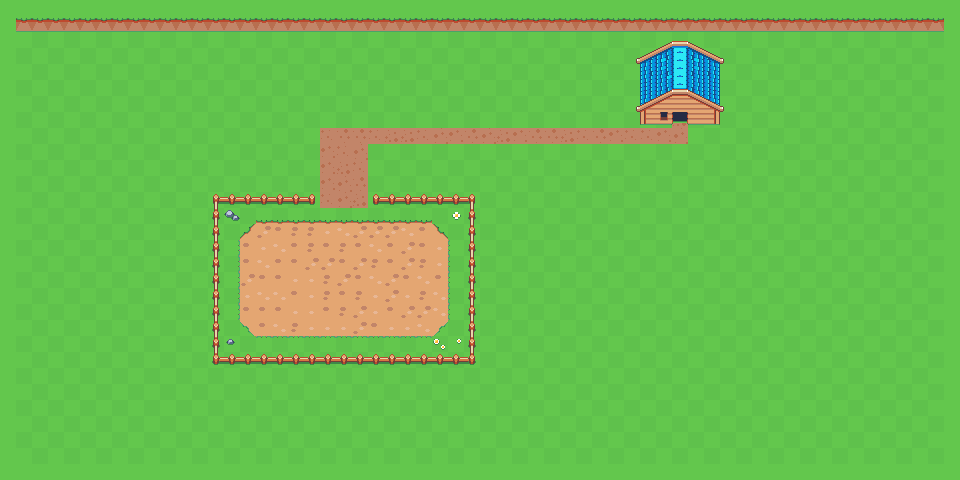

This game map was drawn from its Tiled (.tmx) file and the tilesets committed beside it. A one-line description and the trimmed map source follow:
An orthogonal 60x30 tile map with 16x16 px tiles, 2 tile layers (Base, Features) and 71 objects.

<map version="1.5" tiledversion="1.7.2" orientation="orthogonal" renderorder="right-down" width="60" height="30" tilewidth="16" tileheight="16" infinite="0" nextlayerid="4" nextobjectid="19">
 <editorsettings>
  <export target="Assets/AutumnJam/AutumnJam.json" format="json" />
 </editorsettings>
 <properties>
  <property name="scale" type="float" value="4" />
 </properties>
 <tileset firstgid="1" name="SunnysideWorld_Tileset_V0.1" tilewidth="16" tileheight="16" tilecount="4096" columns="64">
  <image source="Assets/AutumnJam/SUNNYSIDE_WORLD_ASSETS_V0.2/TILESET/SunnysideWorld_Tileset_V0.1.png" width="1024" height="1024" />
  <tile id="160">
   <objectgroup draworder="index" id="2">
    <object id="1" x="0" y="0" width="16" height="16" />
   </objectgroup>
  </tile>
  <tile id="161">
   <objectgroup draworder="index" id="2">
    <object id="1" x="0" y="0" width="16" height="16" />
   </objectgroup>
  </tile>
  <tile id="194">
   <objectgroup draworder="index" id="2">
    <object id="1" x="0" y="0" width="16" height="16" />
   </objectgroup>
  </tile>
  <tile id="195">
   <objectgroup draworder="index" id="2">
    <object id="1" x="0" y="0" width="16" height="16" />
   </objectgroup>
  </tile>
  <tile id="196">
   <objectgroup draworder="index" id="2">
    <object id="1" x="0" y="0" width="16" height="16" />
   </objectgroup>
  </tile>
  <tile id="222">
   <objectgroup draworder="index" id="2">
    <object id="1" x="0" y="0" width="16" height="16" />
   </objectgroup>
  </tile>
  <tile id="223">
   <objectgroup draworder="index" id="2">
    <object id="1" x="0" y="0" width="16" height="16" />
    <object id="2" x="0" y="0" width="16" height="16" />
   </objectgroup>
  </tile>
  <tile id="224">
   <objectgroup draworder="index" id="2">
    <object id="1" x="0" y="0" width="16" height="16" />
    <object id="2" x="0" y="0" width="16" height="16" />
   </objectgroup>
  </tile>
  <tile id="225">
   <objectgroup draworder="index" id="2">
    <object id="1" x="0" y="0" width="16" height="16" />
   </objectgroup>
  </tile>
  <tile id="226">
   <objectgroup draworder="index" id="2">
    <object id="1" x="0" y="0" width="16" height="16" />
   </objectgroup>
  </tile>
  <tile id="257">
   <objectgroup draworder="index" id="2">
    <object id="1" x="0" y="0" width="16" height="16" />
   </objectgroup>
  </tile>
  <tile id="258">
   <objectgroup draworder="index" id="2">
    <object id="1" x="0" y="0" width="16" height="16" />
   </objectgroup>
  </tile>
  <tile id="259">
   <objectgroup draworder="index" id="2">
    <object id="1" x="0" y="0" width="16" height="16" />
   </objectgroup>
  </tile>
  <tile id="260">
   <objectgroup draworder="index" id="2">
    <object id="1" x="0" y="0" width="16" height="16" />
   </objectgroup>
  </tile>
  <tile id="261">
   <objectgroup draworder="index" id="2">
    <object id="1" x="0" y="0" width="16" height="16" />
   </objectgroup>
  </tile>
  <tile id="286">
   <objectgroup draworder="index" id="2">
    <object id="1" x="0" y="0" width="16" height="16" />
   </objectgroup>
  </tile>
  <tile id="287">
   <objectgroup draworder="index" id="2">
    <object id="1" x="0" y="0" width="16" height="16" />
   </objectgroup>
  </tile>
  <tile id="288">
   <objectgroup draworder="index" id="2">
    <object id="1" x="0" y="0" width="16" height="16" />
   </objectgroup>
  </tile>
  <tile id="289">
   <objectgroup draworder="index" id="2">
    <object id="1" x="0" y="0" width="16" height="16" />
   </objectgroup>
  </tile>
  <tile id="290">
   <objectgroup draworder="index" id="2">
    <object id="1" x="0" y="0" width="16" height="16" />
   </objectgroup>
  </tile>
  <tile id="322">
   <objectgroup draworder="index" id="2">
    <object id="1" x="0" y="0" width="16" height="16" />
   </objectgroup>
  </tile>
  <tile id="323">
   <objectgroup draworder="index" id="2">
    <object id="1" x="0" y="0" width="16" height="16" />
   </objectgroup>
  </tile>
  <tile id="324">
   <objectgroup draworder="index" id="2">
    <object id="1" x="0" y="0" width="16" height="16" />
   </objectgroup>
  </tile>
  <tile id="350">
   <objectgroup draworder="index" id="2">
    <object id="1" x="0" y="0" width="16" height="16" />
   </objectgroup>
  </tile>
  <tile id="351">
   <objectgroup draworder="index" id="2">
    <object id="1" x="0" y="0" width="16" height="16" />
   </objectgroup>
  </tile>
  <tile id="352">
   <objectgroup draworder="index" id="2">
    <object id="1" x="0" y="0" width="16" height="16" />
   </objectgroup>
  </tile>
  <tile id="353">
   <objectgroup draworder="index" id="2">
    <object id="1" x="0" y="0" width="16" height="16" />
   </objectgroup>
  </tile>
  <tile id="354">
   <objectgroup draworder="index" id="2">
    <object id="1" x="0" y="0" width="16" height="16" />
   </objectgroup>
  </tile>
  <tile id="386">
   <objectgroup draworder="index" id="2">
    <object id="1" x="0" y="0" width="16" height="16" />
   </objectgroup>
  </tile>
  <tile id="388">
   <objectgroup draworder="index" id="2">
    <object id="1" x="0" y="0" width="16" height="16" />
   </objectgroup>
  </tile>
  <tile id="414">
   <objectgroup draworder="index" id="2">
    <object id="1" x="0" y="0" width="16" height="16" />
   </objectgroup>
  </tile>
  <tile id="415">
   <objectgroup draworder="index" id="2">
    <object id="1" x="0" y="0" width="16" height="16" />
   </objectgroup>
  </tile>
  <tile id="416">
   <objectgroup draworder="index" id="2">
    <object id="1" x="0" y="0" width="16" height="16" />
   </objectgroup>
  </tile>
  <tile id="417">
   <objectgroup draworder="index" id="2">
    <object id="1" x="0" y="0" width="16" height="16" />
   </objectgroup>
  </tile>
  <tile id="418">
   <objectgroup draworder="index" id="2">
    <object id="1" x="0" y="0" width="16" height="16" />
   </objectgroup>
  </tile>
  <tile id="478">
   <objectgroup draworder="index" id="2">
    <object id="1" x="0" y="0" width="16" height="13" />
   </objectgroup>
  </tile>
  <tile id="479">
   <objectgroup draworder="index" id="2">
    <object id="1" x="0" y="0" width="16" height="13" />
   </objectgroup>
  </tile>
  <tile id="480">
   <objectgroup draworder="index" id="2">
    <object id="1" x="0" y="0" width="16" height="12" />
   </objectgroup>
  </tile>
  <tile id="481">
   <objectgroup draworder="index" id="2">
    <object id="1" x="0" y="0" width="16" height="13" />
   </objectgroup>
  </tile>
  <tile id="482">
   <objectgroup draworder="index" id="2">
    <object id="1" x="0" y="0" width="16" height="13" />
   </objectgroup>
  </tile>
  <tile id="961">
   <objectgroup draworder="index" id="2">
    <object id="1" x="0" y="0" width="16" height="16" />
   </objectgroup>
  </tile>
  <tile id="962">
   <objectgroup draworder="index" id="2">
    <object id="1" x="0" y="0" width="16" height="16" />
   </objectgroup>
  </tile>
  <tile id="963">
   <objectgroup draworder="index" id="2">
    <object id="1" x="0" y="0" width="16" height="16" />
   </objectgroup>
  </tile>
  <tile id="964">
   <objectgroup draworder="index" id="2">
    <object id="1" x="0" y="0" width="16" height="16" />
   </objectgroup>
  </tile>
  <tile id="965">
   <objectgroup draworder="index" id="2">
    <object id="1" x="0" y="0" width="16" height="16" />
   </objectgroup>
  </tile>
  <tile id="1025">
   <objectgroup draworder="index" id="2">
    <object id="1" x="0" y="0" width="16" height="16" />
   </objectgroup>
  </tile>
  <tile id="1026">
   <objectgroup draworder="index" id="2">
    <object id="1" x="0" y="0" width="16" height="16" />
   </objectgroup>
  </tile>
  <tile id="1027">
   <objectgroup draworder="index" id="2">
    <object id="1" x="0" y="0" width="16" height="16" />
   </objectgroup>
  </tile>
  <tile id="1028">
   <objectgroup draworder="index" id="2">
    <object id="1" x="0" y="0" width="16" height="16" />
   </objectgroup>
  </tile>
  <tile id="1029">
   <objectgroup draworder="index" id="2">
    <object id="1" x="0" y="0" width="16" height="16" />
   </objectgroup>
  </tile>
  <tile id="1091">
   <objectgroup draworder="index" id="2">
    <object id="1" x="0" y="0" width="16" height="16" />
   </objectgroup>
  </tile>
  <tile id="1155">
   <objectgroup draworder="index" id="2">
    <object id="1" x="0" y="0" width="16" height="16" />
   </objectgroup>
  </tile>
  <tile id="1729">
   <properties>
    <property name="script" value="Games/AutumnJam/Crop.lua" />
   </properties>
   <objectgroup draworder="index" id="2">
    <object id="1" x="0" y="0" width="8" height="8" />
   </objectgroup>
  </tile>
  <wangsets>
   <wangset name="Patches" type="corner" tile="-1">
    <wangcolor name="Light Dirt" color="#ff0000" tile="-1" probability="1" />
    <wangcolor name="Dark Dirt" color="#00ff00" tile="-1" probability="1" />
    <wangtile tileid="207" wangid="0,0,0,1,0,0,0,0" />
    <wangtile tileid="208" wangid="0,0,0,1,0,1,0,0" />
    <wangtile tileid="209" wangid="0,0,0,0,0,1,0,0" />
    <wangtile tileid="211" wangid="0,0,0,2,0,0,0,0" />
    <wangtile tileid="212" wangid="0,0,0,2,0,2,0,0" />
    <wangtile tileid="213" wangid="0,0,0,0,0,2,0,0" />
    <wangtile tileid="271" wangid="0,1,0,1,0,0,0,0" />
    <wangtile tileid="272" wangid="0,1,0,1,0,1,0,1" />
    <wangtile tileid="273" wangid="0,0,0,0,0,1,0,1" />
    <wangtile tileid="275" wangid="0,2,0,2,0,0,0,0" />
    <wangtile tileid="276" wangid="0,2,0,2,0,2,0,2" />
    <wangtile tileid="277" wangid="0,0,0,0,0,2,0,2" />
    <wangtile tileid="335" wangid="0,1,0,0,0,0,0,0" />
    <wangtile tileid="336" wangid="0,1,0,0,0,0,0,1" />
    <wangtile tileid="337" wangid="0,0,0,0,0,0,0,1" />
    <wangtile tileid="339" wangid="0,2,0,0,0,0,0,0" />
    <wangtile tileid="340" wangid="0,2,0,0,0,0,0,2" />
    <wangtile tileid="341" wangid="0,0,0,0,0,0,0,2" />
   </wangset>
   <wangset name="Barriers" type="edge" tile="-1">
    <wangcolor name="Wood Fence" color="#ff0000" tile="-1" probability="1" />
    <wangtile tileid="961" wangid="1,0,0,0,0,0,1,0" />
    <wangtile tileid="962" wangid="1,0,1,0,0,0,0,0" />
    <wangtile tileid="963" wangid="0,0,0,0,1,0,0,0" />
    <wangtile tileid="964" wangid="0,0,0,0,1,0,1,0" />
    <wangtile tileid="965" wangid="0,0,1,0,1,0,0,0" />
    <wangtile tileid="1025" wangid="0,0,1,0,0,0,0,0" />
    <wangtile tileid="1026" wangid="0,0,1,0,0,0,1,0" />
    <wangtile tileid="1027" wangid="1,0,1,0,1,0,1,0" />
    <wangtile tileid="1028" wangid="0,0,1,0,0,0,1,0" />
    <wangtile tileid="1029" wangid="0,0,0,0,0,0,1,0" />
    <wangtile tileid="1091" wangid="1,0,0,0,1,0,0,0" />
    <wangtile tileid="1155" wangid="1,0,0,0,0,0,0,0" />
   </wangset>
  </wangsets>
 </tileset>
 <layer id="1" name="Base" width="60" height="30">
  <data>[1800 cells, 1800 non-empty, 7 distinct tile ids]</data>
 </layer>
 <layer id="2" name="Features" width="60" height="30">
  <data>[1800 cells, 443 non-empty, 70 distinct tile ids]</data>
 </layer>
 <objectgroup id="3" name="Player">
  <object id="1" gid="1730" x="272" y="256" width="16" height="16" />
  <object id="2" gid="1730" x="304" y="256" width="16" height="16" />
  <object id="3" gid="1730" x="336" y="256" width="16" height="16" />
  <object id="4" gid="1730" x="368" y="256" width="16" height="16" />
  <object id="5" gid="1730" x="400" y="256" width="16" height="16" />
  <object id="6" gid="1730" x="400" y="288" width="16" height="16" />
  <object id="7" gid="1730" x="368" y="288" width="16" height="16" />
  <object id="8" gid="1730" x="336" y="288" width="16" height="16" />
  <object id="9" gid="1730" x="304" y="288" width="16" height="16" />
  <object id="10" gid="1730" x="272" y="288" width="16" height="16" />
  <object id="11" gid="1730" x="272" y="320" width="16" height="16" />
  <object id="12" gid="1730" x="304" y="320" width="16" height="16" />
  <object id="13" gid="1730" x="336" y="320" width="16" height="16" />
  <object id="14" gid="1730" x="368" y="320" width="16" height="16" />
  <object id="15" gid="1730" x="400" y="320" width="16" height="16" />
  <object id="17" x="500" y="130" width="16" height="16">
   <properties>
    <property name="script" value="Games/AutumnJam/Character.lua" />
   </properties>
  </object>
 </objectgroup>
</map>
